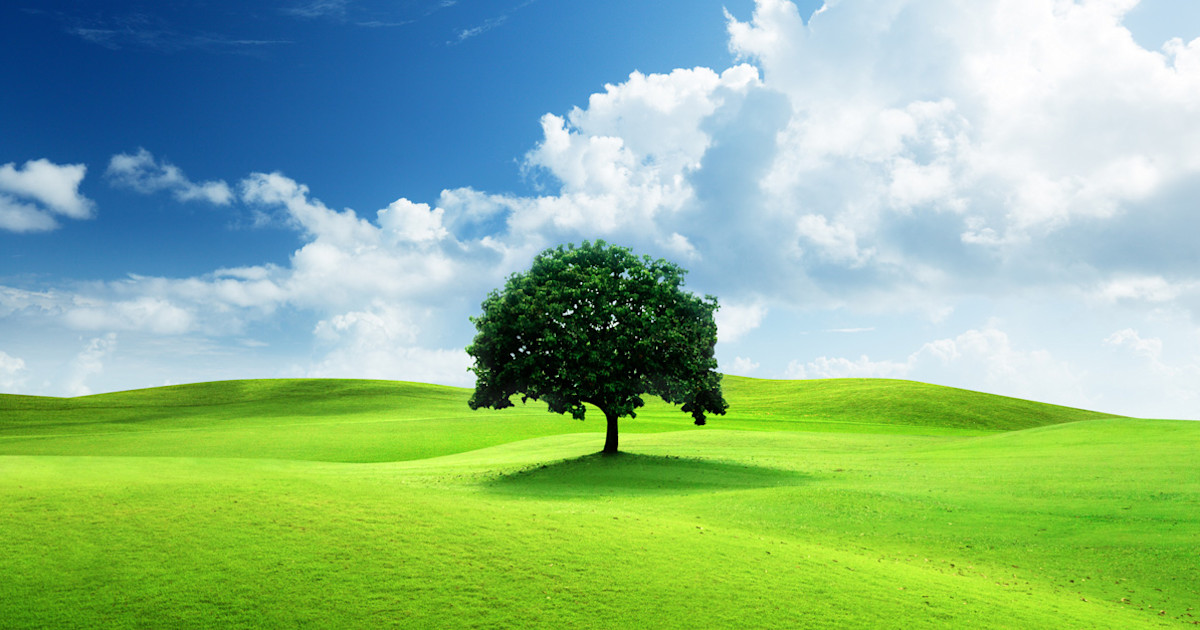
#> input picture image.jpg, 1200 x 630 px
$ python basicimgoperations.py
#> lines starting #> are read from the running program, lines starting #| are printed output that depends on the picture; after the words box and inside, x2 and y2 are one past the last pixel; in counts of white or black regions, pixels touching at a corner belong together
import cv2
# Read image
img = cv2.imread("image.jpg")
#> img is the input picture: shape (630, 1200, 3); mean B, G, R 139.9, 183.6, 139.8
# Resize
resized = cv2.resize(img, (400, 300))
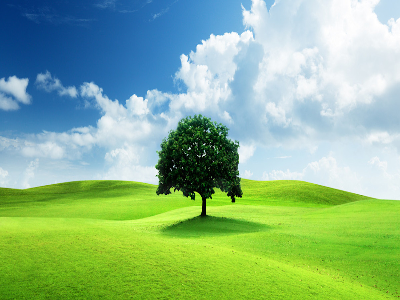
#> resized: shape (300, 400, 3); mean B, G, R 139.8, 183.5, 139.8
# Convert to grayscale
gray = cv2.cvtColor(resized, cv2.COLOR_BGR2GRAY)
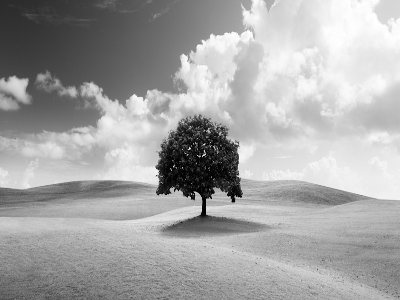
#> gray: shape (300, 400); min 0, max 255, mean 165.5
# Blur
blur = cv2.GaussianBlur(gray, (5,5), 0)
# Edge detection
edges = cv2.Canny(blur, 100, 200)
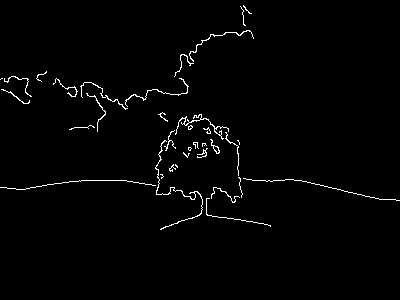
#> edges: shape (300, 400); 1.6% white in thin lines or dots, all inside (x1, y1, x2, y2) = (0, 5, 400, 230)
# Display
cv2.imshow("Original", img)
cv2.imshow("Gray", gray)
cv2.imshow("Edges", edges)
cv2.imshow("Blur", blur)
cv2.imshow("Resized", resized)
cv2.waitKey(0)
cv2.destroyAllWindows()
